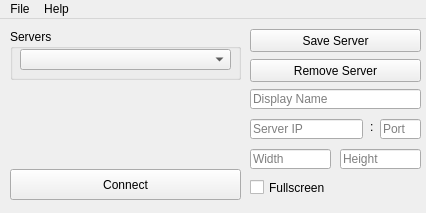
<?xml version="1.0" encoding="UTF-8"?>
<ui version="4.0">
 <class>MainWindow</class>
 <widget class="QMainWindow" name="MainWindow">
  <property name="geometry">
   <rect>
    <x>0</x>
    <y>0</y>
    <width>426</width>
    <height>213</height>
   </rect>
  </property>
  <property name="maximumSize">
   <size>
    <width>16777207</width>
    <height>16777215</height>
   </size>
  </property>
  <property name="windowTitle">
   <string>Remote Desktop Controller</string>
  </property>
  <widget class="QWidget" name="centralwidget">
   <widget class="QPushButton" name="pbRemove">
    <property name="geometry">
     <rect>
      <x>250</x>
      <y>40</y>
      <width>171</width>
      <height>23</height>
     </rect>
    </property>
    <property name="text">
     <string>Remove Server</string>
    </property>
    <property name="checkable">
     <bool>false</bool>
    </property>
    <property name="autoRepeat">
     <bool>false</bool>
    </property>
    <property name="flat">
     <bool>false</bool>
    </property>
   </widget>
   <widget class="QPushButton" name="pbConnect">
    <property name="geometry">
     <rect>
      <x>10</x>
      <y>150</y>
      <width>231</width>
      <height>31</height>
     </rect>
    </property>
    <property name="text">
     <string>Connect</string>
    </property>
   </widget>
   <widget class="QPushButton" name="pbAdd">
    <property name="geometry">
     <rect>
      <x>250</x>
      <y>10</y>
      <width>171</width>
      <height>23</height>
     </rect>
    </property>
    <property name="text">
     <string>Save Server</string>
    </property>
    <property name="checkable">
     <bool>false</bool>
    </property>
    <property name="flat">
     <bool>false</bool>
    </property>
   </widget>
   <widget class="QLineEdit" name="leIP">
    <property name="geometry">
     <rect>
      <x>250</x>
      <y>100</y>
      <width>113</width>
      <height>20</height>
     </rect>
    </property>
    <property name="placeholderText">
     <string>Server IP</string>
    </property>
   </widget>
   <widget class="QLineEdit" name="lePort">
    <property name="geometry">
     <rect>
      <x>380</x>
      <y>100</y>
      <width>41</width>
      <height>20</height>
     </rect>
    </property>
    <property name="text">
     <string/>
    </property>
    <property name="maxLength">
     <number>5</number>
    </property>
    <property name="placeholderText">
     <string>Port</string>
    </property>
   </widget>
   <widget class="QLabel" name="label">
    <property name="geometry">
     <rect>
      <x>370</x>
      <y>100</y>
      <width>16</width>
      <height>16</height>
     </rect>
    </property>
    <property name="text">
     <string>:</string>
    </property>
   </widget>
   <widget class="QCheckBox" name="cbFullScreen">
    <property name="geometry">
     <rect>
      <x>250</x>
      <y>160</y>
      <width>171</width>
      <height>17</height>
     </rect>
    </property>
    <property name="text">
     <string>Fullscreen</string>
    </property>
   </widget>
   <widget class="QLineEdit" name="leWidth">
    <property name="geometry">
     <rect>
      <x>250</x>
      <y>130</y>
      <width>81</width>
      <height>20</height>
     </rect>
    </property>
    <property name="placeholderText">
     <string>Width</string>
    </property>
   </widget>
   <widget class="QLineEdit" name="leHeight">
    <property name="geometry">
     <rect>
      <x>340</x>
      <y>130</y>
      <width>81</width>
      <height>20</height>
     </rect>
    </property>
    <property name="placeholderText">
     <string>Height</string>
    </property>
   </widget>
   <widget class="QLineEdit" name="leDisplayName">
    <property name="geometry">
     <rect>
      <x>250</x>
      <y>70</y>
      <width>171</width>
      <height>20</height>
     </rect>
    </property>
    <property name="placeholderText">
     <string>Display Name</string>
    </property>
   </widget>
   <widget class="QGroupBox" name="groupBox">
    <property name="geometry">
     <rect>
      <x>10</x>
      <y>10</y>
      <width>231</width>
      <height>51</height>
     </rect>
    </property>
    <property name="title">
     <string>Servers</string>
    </property>
    <widget class="QComboBox" name="cbServers">
     <property name="geometry">
      <rect>
       <x>10</x>
       <y>20</y>
       <width>211</width>
       <height>21</height>
      </rect>
     </property>
    </widget>
   </widget>
  </widget>
  <widget class="QMenuBar" name="menubar">
   <property name="geometry">
    <rect>
     <x>0</x>
     <y>0</y>
     <width>426</width>
     <height>18</height>
    </rect>
   </property>
   <widget class="QMenu" name="menuSave">
    <property name="title">
     <string>File</string>
    </property>
    <addaction name="actionSave"/>
    <addaction name="separator"/>
    <addaction name="actionExit"/>
   </widget>
   <widget class="QMenu" name="menuAbout">
    <property name="title">
     <string>Help</string>
    </property>
    <addaction name="actionAbout"/>
   </widget>
   <addaction name="menuSave"/>
   <addaction name="menuAbout"/>
  </widget>
  <action name="actionSave">
   <property name="text">
    <string>Save</string>
   </property>
  </action>
  <action name="actionExit">
   <property name="text">
    <string>Exit</string>
   </property>
  </action>
  <action name="actionAbout">
   <property name="text">
    <string>About</string>
   </property>
  </action>
 </widget>
 <tabstops>
  <tabstop>pbAdd</tabstop>
  <tabstop>pbRemove</tabstop>
  <tabstop>leDisplayName</tabstop>
  <tabstop>leIP</tabstop>
  <tabstop>lePort</tabstop>
  <tabstop>leWidth</tabstop>
  <tabstop>leHeight</tabstop>
  <tabstop>cbFullScreen</tabstop>
  <tabstop>pbConnect</tabstop>
 </tabstops>
 <resources/>
 <connections/>
</ui>
